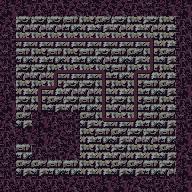

Tiled map render using the project's own tile images. Description and the whole map definition, tile-layer contents included, below:
An orthogonal 12x12 tile map with 16x16 px tiles, 1 tile layer (tile) and 8 objects (fakewall1).

<map version="1.0" tiledversion="1.1.2" orientation="orthogonal" renderorder="right-down" width="12" height="12" tilewidth="16" tileheight="16" infinite="0" nextobjectid="48">
 <tileset firstgid="1" source="tileset.tsx" />
 <layer name="tile" width="12" height="12">
  <data encoding="csv">
8,8,6,6,7,9,7,7,6,9,8,8,
7,2,2,2,5,3,4,2,3,2,3,6,
9,97,97,97,97,97,97,97,97,100,3,6,
9,5,3,5,3,5,2,5,4,98,4,6,
9,2,2,99,97,97,100,5,99,116,3,6,
6,3,99,116,2,2,98,3,98,5,4,8,
8,2,98,4,2,5,98,2,98,5,3,6,
7,4,8,6,9,4,115,97,116,5,4,9,
6,8,8,7,9,3,5,4,2,2,5,8,
6,5,6,9,7,3,3,2,3,3,4,7,
9,4,4,5,5,3,3,4,4,5,2,8,
6,6,6,6,7,6,8,8,7,9,6,8
</data>
 </layer>
 <objectgroup name="creature">
  <object id="47" gid="250" x="48" y="144" width="16" height="16">
   <properties>
    <property name="probability" value="100" />
   </properties>
  </object>
 </objectgroup>
 <objectgroup name="furniture">
  <object id="39" gid="72" x="64" y="128" width="16" height="16" />
  <object id="41" gid="76" x="48" y="128" width="16" height="16" />
  <object id="42" gid="77" x="64" y="144" width="16" height="16" />
  <object id="43" gid="49" x="32" y="160" width="16" height="16">
   <properties>
    <property name="activationtarget" value="[[1,8]]" />
   </properties>
  </object>
  <object id="44" gid="29" x="64" y="160" width="16" height="16" />
  <object id="45" gid="69" x="32" y="128" width="16" height="16" />
  <object id="46" type="fakewall1" gid="2" x="16" y="144" width="16" height="16" />
 </objectgroup>
 <objectgroup name="description" />
</map>
